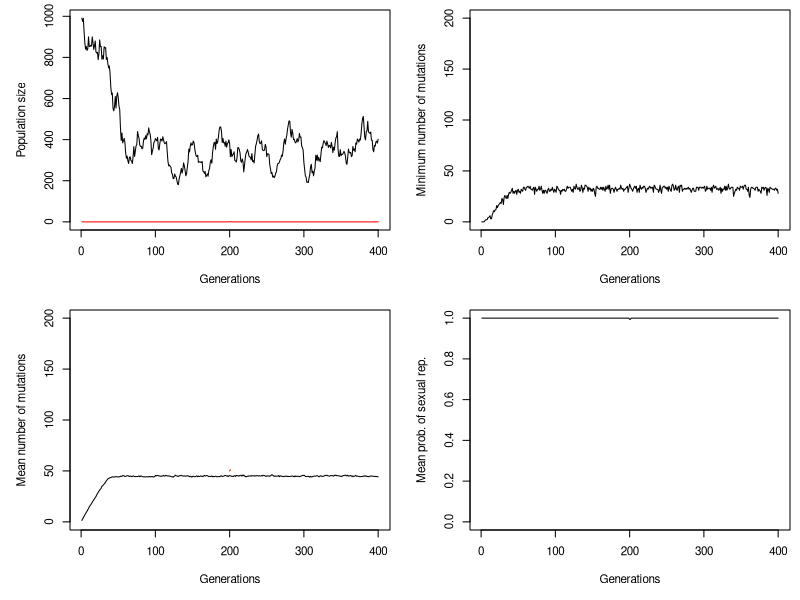

Write the R code that produced this figure.
################################### Exercise sheet 5 ###################################

rm(list=ls()) # Clear all stored variables.

### Summary of parameters
TF    = 400   #Final time of observation
Npop  = 1000   # Initial population size
Lloci = 200    # Number of loci (max number of deleterious mutations)
kbar  = 50     # Number of deleterious mutations which epistasis is centered
u     = 0.007  # Mutation rate
s     = 0.02  # Deleterious fitness effect
f0    = 2.5   # Baseline fitness
GAMMA = 0.0003 # Density regulation 
sex.r = 0.5   # Sex ratio at birth
epsilon = 75  # Level of epistasis 

fitness = function(xi, exp = epsilon, kbar = 50){
  ### Fitness effects as a function of the number of deleterious mutations (xi)
  num = sum(xi)
  (1 - s) ^ ( (num/kbar) ^ exp )
}

mutate = function(xi){
  ### .....
  new = xi + rbinom(Lloci, 1, u)
  1.0*(new>=1)
}

recombine = function(xi, xj){
  ### .....
  joint = c(xi, xj)
  joint[seq(1, Lloci) + Lloci*rbinom(Lloci, 1, 0.5) ]
}

count = function(a){
  ### Counts the number of total mutations in each individual
  asum = rep(0, length(a))
  for(idx in seq(1, length(a))) asum[idx] = sum(a[[idx]])
  asum
}

# Initialize population // Population starts completely sexual
popF.xi = rep(list(rep(0, Lloci)), (1-sex.r)*Npop)
popF.sigma = rep(1, (1-sex.r)*Npop)
popM.xi = rep(list(rep(0, Lloci)), sex.r*Npop)
popM.sigma = rep(1, sex.r*Npop)

# Vectors to save statistics
gens     = c()
pop.size = c()
popA.size = c()
popS.mean = c()
popA.mean = c()
pop.min  = c()
sigma.mean  = c()
popA.size  = c()

for (time in seq(1,TF)) {
  # Initialize vectors at each time step
  new_popF.xi = c()
  new_popF.sigma = c()
  new_popM.xi = c()
  new_popM.sigma = c()
  
  popOff.xi = c()
  popOff.sigma = c()
  popOffA.xi = c()
  popOffA.sigma = c()

  for (ind in seq(1, length(popF.xi))) { # For each adult
    xi = popF.xi[[ind]]  # Get its genome
    ps = popF.sigma[ind] # Gets its probability of sex
    Noff = rpois(1, f0) # Sample its number of offspring from a poisson distribution
    
    if(Noff > 0) { # If the number of offspring is greater than 0
      if (rbinom(1, 1, ps)){ # Individuals are produced sexually
        other = sample(length(popM.xi), size = Noff, replace = T) # Sample mate
        
        for (off in seq(1, Noff) ){ # Create the genome and sigma of offspring
          popOff.xi = append(popOff.xi, list(mutate(recombine(xi, popM.xi[[other[off]]]))))
          popOff.sigma = append(popOff.sigma, ifelse(rbinom(1,1,0.5), ps, popM.sigma[other[off]]) )
        } 
        
      } else { # Individuals are produced asexually
        for (off in seq(1, Noff)){
          popOffA.xi = append(popOffA.xi, list(mutate(xi)))
          popOffA.sigma = append(popOffA.sigma,  ps)
        } 
      }
      
    }
    
  }# End of loop over adults
  
  
  # Now comes the survival probability of these offspring
  reg = 1.0 / (1.0 + GAMMA * (length(popF.xi)+length(popM.xi)) )
  
  if(length(popOff.sigma)) 
  for(index in seq(1, length(popOff.xi)) )
    if(runif(1) < reg*fitness(popOff.xi[[index]])){ # Probability has two factors: density-dependency and mutations
      # If individual survives, then add it to the list of new_pop
      if(rbinom(1,1,sex.r)) {
        new_popM.xi = append(new_popM.xi, list(popOff.xi[[index]]))
        new_popM.sigma = append(new_popM.sigma, popOff.sigma[index])
      } else {
        new_popF.xi = append(new_popF.xi, list(popOff.xi[[index]]))
        new_popF.sigma = append(new_popF.sigma, popOff.sigma[index])
      }
    } 
  
  if(length(popOffA.sigma)) 
  for(index in seq(1, length(popOffA.xi)) )
    if(runif(1) < reg*fitness(popOffA.xi[[index]])){ # Probability has two factors: density-dependency and mutations
      # If individual survives, then add it to the list of new_pop
        new_popF.xi = append(new_popF.xi, list(popOffA.xi[[index]]))
        new_popF.sigma = append(new_popF.sigma, popOffA.sigma[index])
    } 
  
  # new_pop becomes the population
  popF.xi = new_popF.xi
  popM.xi = new_popM.xi
  popF.sigma = new_popF.sigma
  popM.sigma = new_popM.sigma
  
  # If you want to print at each time step
  print(paste0("Generation:", time, " - No. females: ", length(popF.xi), ", No. males: ", length(popM.xi), ", Mean no. of mutations: ",  mean(count(popF.xi))))
  
  # Ends simulation if extinction occurs
  if ( length(popF.xi) == 0  ) break
  
  # Ends simulation if population gets too big
  if ( length(popF.xi)+length(popM.xi) > 4000  ) break
  
  ### ......
  if ( time == 200) popF.sigma[sample(length(popF.sigma), 1)] = 0
  
  # Measures at each time step
  gens = append(gens, time )
  pop.size =  append(pop.size, sum(popF.sigma==1)+length(popM.xi) )
  popA.size =  append(popA.size, sum(popF.sigma==0) )
  popS.mean = append(popS.mean, sum(count(popF.xi)*popF.sigma)/sum(popF.sigma))
  popA.mean = append(popA.mean, sum(count(popF.xi)*(1-popF.sigma)/sum(1-popF.sigma)))
  pop.min  =  append(pop.min , min(min(count(popF.xi))))
  sigma.mean  =  append(sigma.mean , mean(popF.sigma) ) 
}

# Plots
par(mfrow=c(2,2), cex=0.7, mai=c(0.7,0.7,0.1,0.1))
plot(gens, pop.size, 'l', ylim = c(0, max(max(pop.size), max(popA.size))), xlab="Generations", ylab = "Population size")
points(gens, popA.size, 'l', col="red")
plot(gens, pop.min , 'l', ylim = c(0, Lloci) , xlab="Generations", ylab = "Minimum number of mutations")
plot(gens, popS.mean, 'l', ylim = c(0, Lloci) , xlab="Generations", ylab = "Mean number of mutations")
points(gens, popA.mean, 'l', col="red")
plot(gens, sigma.mean, 'l', ylim = c(0, 1) , xlab="Generations", ylab = "Mean prob. of sexual rep.")


### Plot fitness
#par(mfrow=c(2,2), cex=0.7, mai=c(0.7,0.7,0.1,0.1))
#plot(seq(1, Lloci), sapply(seq(1, Lloci), fitness, exp=75, kbar=150 ), 
#     'l', xlab="No. of del. mutations", ylab="Survival probability,", ylim=c(-0.01, 1.01))

